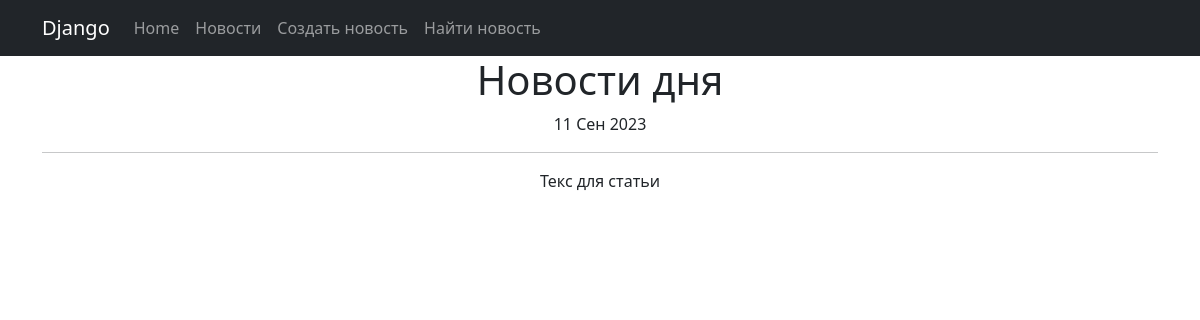
The page /news/1 on the database as committed earlier.
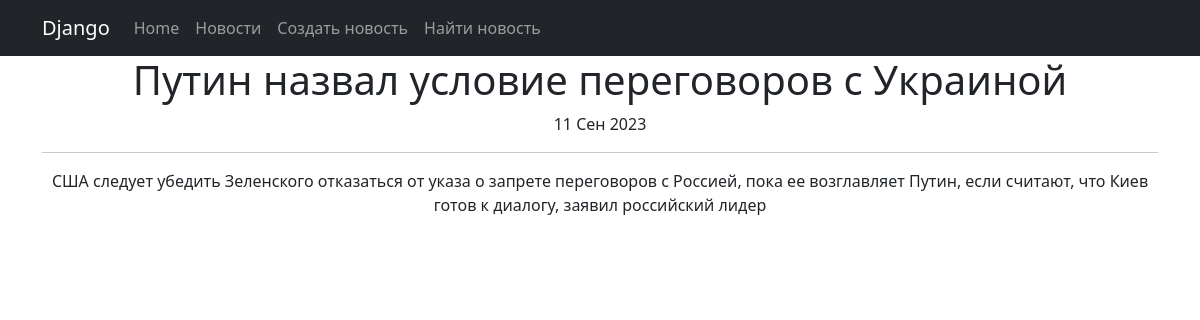
The same page on the database as committed later.
### news/models.py (models this page shows, shortened)
class Post(models.Model):
    author = models.ForeignKey(Author, on_delete=models.CASCADE)
    NEWS = 'NW'
    ARTICLE = 'AR'
    CHOICE_CATEGORY = [
        (NEWS, 'Новости'),
        (ARTICLE, 'Статья')
    ]
    categoryType = models.CharField(
        max_length=2, choices=CHOICE_CATEGORY, default=ARTICLE)
    dateCreate = models.DateTimeField(auto_now_add=True)
    postCategory = models.ManyToManyField(Category, through='PostCategory')
    titlePost = models.CharField(max_length=128)
    textPost = models.TextField()
    rating = models.IntegerField(default=0)
    class Meta:
        verbose_name = 'Статья'
        verbose_name_plural = 'Статьи'
        ordering = ('-dateCreate',)

### news/views.py (the view)
# urls.py: path('<int:pk>', PostDetail.as_view(), name='single_news'),
class PostDetail(DetailView):
    model = Post
    template_name = 'news/single_news.html'
    context_object_name = 'post_list'
    paginate_by = 2

### news/templatetags/censor_filters.py (called while the page is built)
@register.filter()
def censor(value):
    if not isinstance(value, str):
        raise CensorException
    text = value.split()
    new_value = []
    for i in text:
        if i in CENSOR_WORDS:
            censor_word = i[0] + '*'*(len(i)-1)
            new_value.append(censor_word)
        else:
            new_value.append(i)
    return ' '.join(new_value)

### templates/news/single_news.html (shortened to what this page needs)
{% extends 'news/default.html' %}
{% load censor_filters %}
{% block content %}
    <h1>{{ post_list.titlePost }}</h1>
    {{ post_list.dateCreate|date:'d M Y' }}
    <hr>
    {{ post_list.textPost|censor }}
{% endblock %}

Rows that differ between the two databases and show on the page:
changed Post: titlePost "Новости дня" → "Путин назвал условие переговоров с Украиной"; textPost|censor "Текс для статьи" → "США следует убедить Зеленского отказаться от указа о запрете переговоров с Россией, пока ее возглавляет Путин, если считают, что Киев готов к диалогу, заявил российский лидер"
